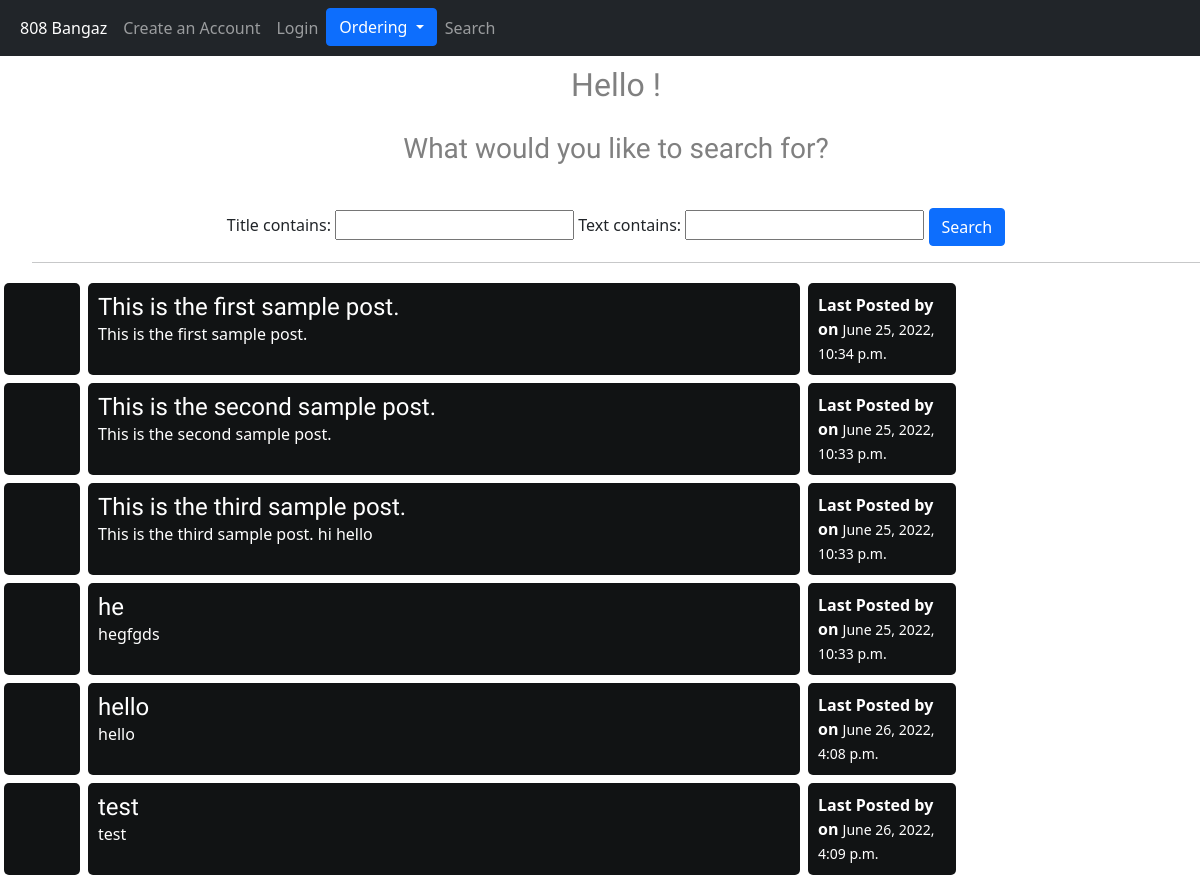
The page /search/ on the database as committed earlier.
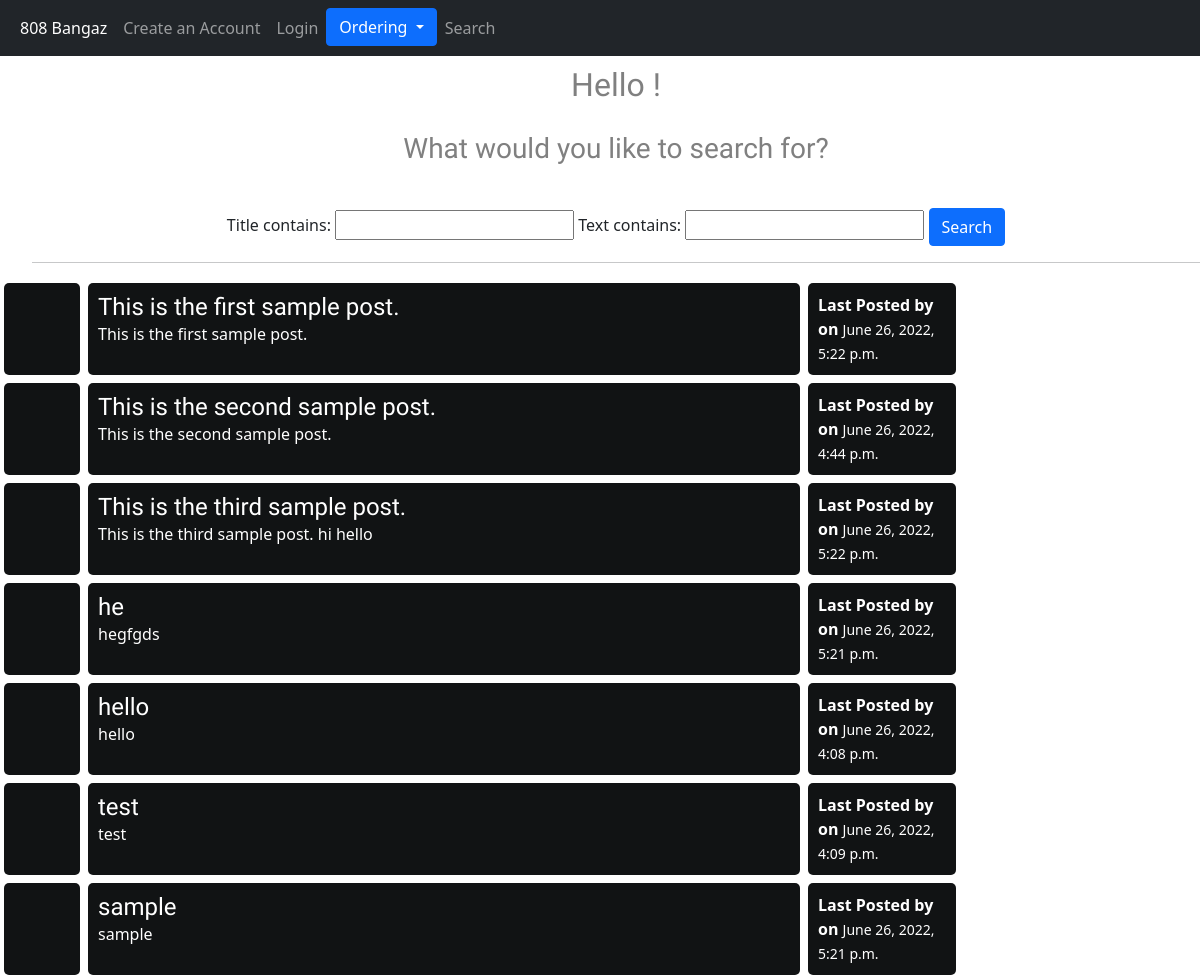
The same page on the database as committed later.
### blogs/models.py (models this page shows, shortened)
class Post(models.Model):
    author = models.ForeignKey(settings.AUTH_USER_MODEL, on_delete=models.CASCADE)
    title = models.CharField(max_length=200)
    text = models.TextField()
    created_date = models.DateTimeField(default=timezone.now)
    published_date = models.DateTimeField(blank=True, null=True)

### blogs/views.py (the view)
# urls.py: path('search/', views.SearchView.as_view(), name='search'),
class SearchView(generic.ListView):
    template_name = 'blogs/search.html'
    context_object_name = 'blogs_list'
    def get_queryset(self):
        return Post.objects.all()
    def get_context_data(self, **kwargs):
        context = super().get_context_data(**kwargs)
        context['filter'] = PostFilter(self.request.GET, queryset=self.get_queryset())
        return context

### blogs/templates/blogs/search.html (shortened to what this page needs)
{% load static %}
<!DOCTYPE html>
<html>
    <head>
    <link href="https://cdn.jsdelivr.net/npm/bootstrap@5.1.3/dist/css/bootstrap.min.css" rel="stylesheet">
        <link rel="stylesheet" href="{% static 'css/blogs.css' %}">
    </head>
    <body>
        <nav class="navbar navbar-expand-sm bg-dark navbar-dark">
            <div class="container-fluid">
              <ul class="navbar-nav">
                <li class="nav-item">
                  <a class="nav-link active"  href="{% url 'post_list' %}">{% csrf_token %}808 Bangaz</a>
                </li>
               <li class="nav-item">
                  <a class="nav-link" href=" {% url 'register' %}"> Create an Account </a>
                </li>
                {% if user.is_authenticated %}
                <li class="nav-item">
                    <a class="nav-link" href=" {% url 'logout' %}"> Logout </a>
                </li>
                <li class="nav-item">
                    <a class="nav-link" href="{% url 'post_new' %}">Make a Post</a>
                </li>
                {% else %}
                <li class="nav-item">
                    <a class="nav-link" href=" {% url 'login' %}"> Login </a>
                </li>
                {% endif %}
                <li class = "nav-item">
                    <button type="button" class="btn btn-primary dropdown-toggle" data-bs-toggle="dropdown"> Ordering </button>
                </li>
                <li class="nav-item">
                    <a class="nav-link" text-align: "right"; href="{% url 'search' %}">Search</a>
              </ul>
            </div>
          </nav>
{% if blogs_list %}
    <center>
        <ul>
        <h2 class='user'> Hello {{user.username}}!</h2>
        <h3 class='user'>What would you like to search for?</h3>
        <br>
        <form method="GET"> {% csrf_token %}
            {{ filter.form }}
            <button type="submit" class="btn btn-primary">Search</button>
        </form>
        <hr>
    </center>
    {% for blog in filter.qs %}
        <div class = "subforum-row">
            <div class = "subforum-column center">
        </div>
        <div class = "subforum-description subforum-column">
            <h4 style = "color:white"> {{blog.title}} </h4>
            <p style = "color:white"> {{blog.text}}</p>
        </div>
        <div class = "subforum-info subforum-column">
            <b style = "color:white"> Last Posted by </b> <a style = "color:white"> {{post.author}}</a>
            <br> <b style = "color:white"> on </b> <small> <time class = "time" style = "color:white"> {{blog.published_date}} <time> </small>
        </div>
    </div>
    {% endfor %}
{% else %}
    <br>
    <p> No blogs posted. </p>
{% endif %}

Rows that differ between the two databases and show on the page:
changed Post "This is the first sample post.": published_date "June 25, 2022, 10:34 p.m." → "June 26, 2022, 5:22 p.m."
changed Post "This is the second sample post.": published_date "June 25, 2022, 10:33 p.m." → "June 26, 2022, 4:44 p.m."
changed Post "This is the third sample post.": published_date "June 25, 2022, 10:33 p.m." → "June 26, 2022, 5:22 p.m."
changed Post "he": published_date "June 25, 2022, 10:33 p.m." → "June 26, 2022, 5:21 p.m."
added Post: title "sample", text "sample", published_date "June 26, 2022, 5:21 p.m."
